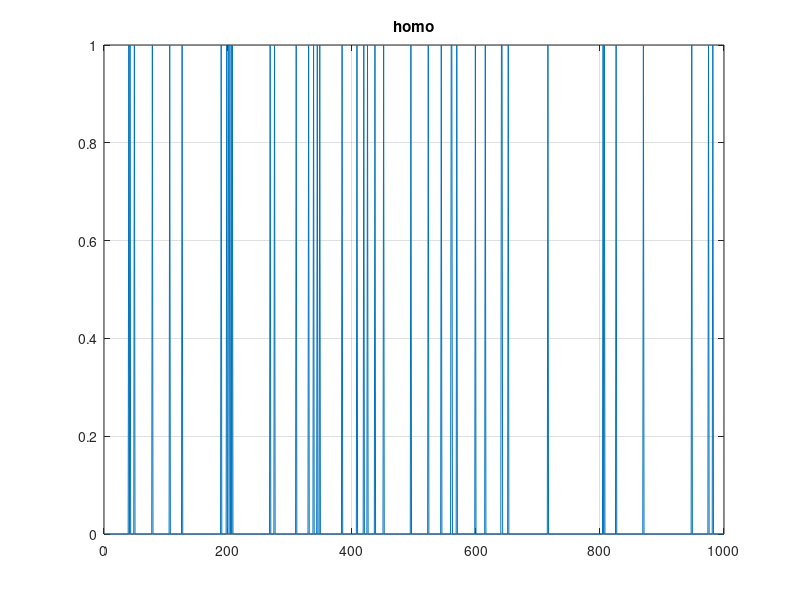
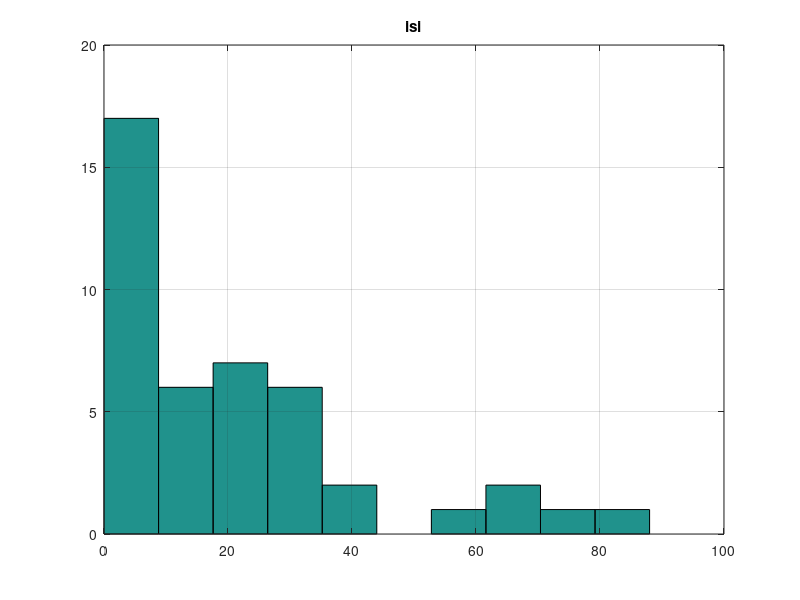
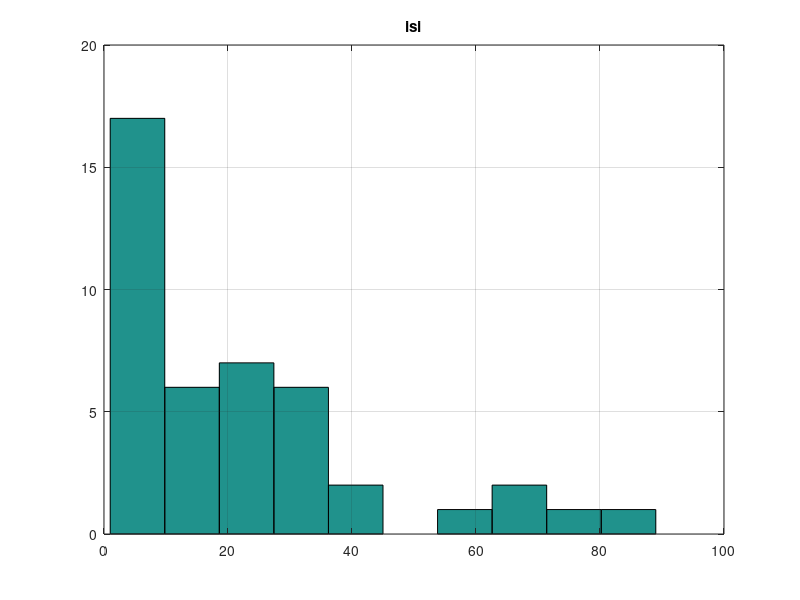

The MATLAB script that drew these images, in order:
function project
    homo_pp = adarsh_spk_gen_poss_nonhom(50, 0, 1, 0.001);
    figure(101)
        plot(homo_pp);
        title('homo');
    grid

    % isi
    isi = [];
    latest_spike_time = 0;
    inter_spike_value = 0;
    disp(size(homo_pp))

    for i=1:1000
        if homo_pp(1,i) == 0
            inter_spike_value = inter_spike_value + 1;
        else
            isi = [isi, inter_spike_value];
            inter_spike_value = 0;
            latest_spike_time = i;
        end    
    end
    isi(1) = [];
    figure(102)
        hist(isi);
        title('isi');
    grid


    % second way to test
    spike_times = [];
    for i=1:1000
        if homo_pp(1,i) == 1
            spike_times = [spike_times, i];
        end
    end
    isi = [];
    for i=1:length(spike_times)
        if i+1 <= length(spike_times)
            isi = [isi, spike_times(1,i+1) - spike_times(1,i)]; 
        end
    end
    figure(103)
        hist(isi);
        title('isi');
    grid

end

function spikeMat = adarsh_spk_gen_poss_nonhom(fr,tin,tout,dt)
    spk_mat=[];
    tSim=tout-tin;
    nBins=floor(tSim/dt);
    fprintf("nbins %d", nBins);
    spikeMat = zeros(1, nBins);
    rng('shuffle');
    for i=1:nBins
        if rand<=1-exp(-1*fr*dt);
            spikeMat(1,i)=1;
        else
            spikeMat(1,i)=0;
        end
    end
    % spk_mat=find(spikeMat==1);
    end